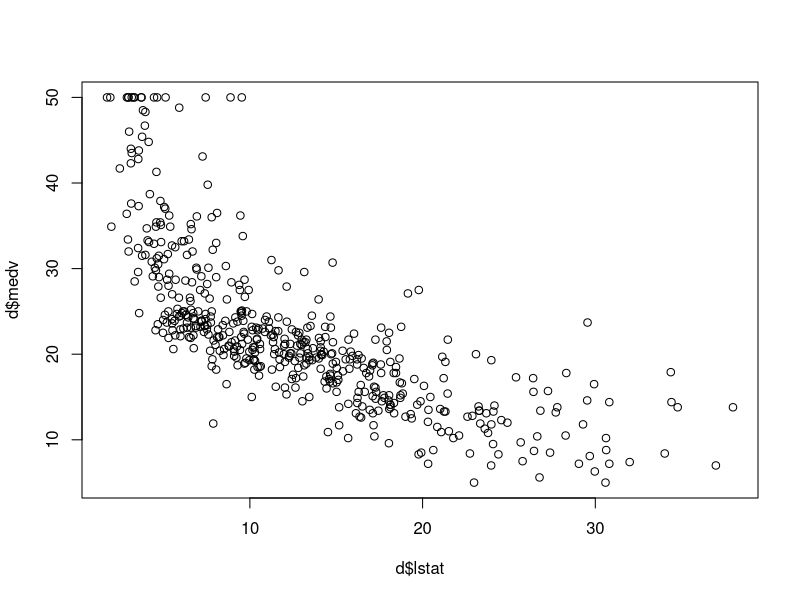
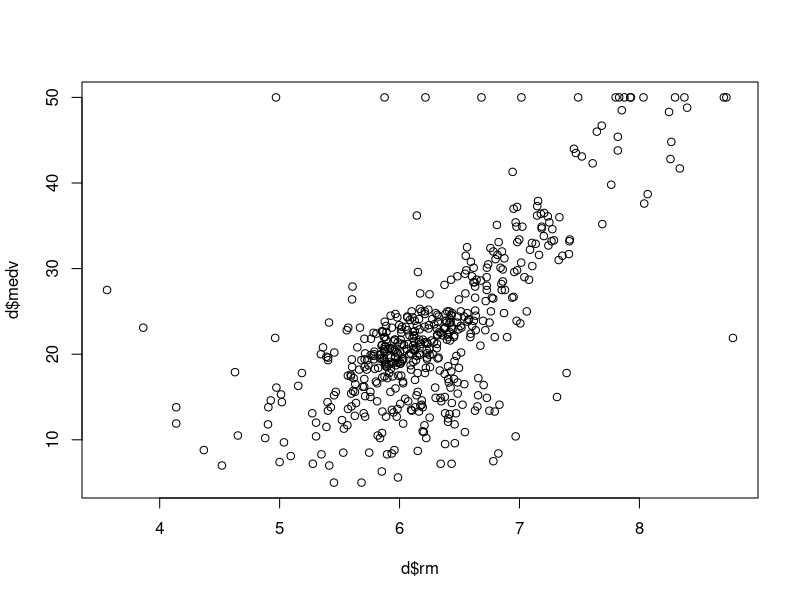

Generate these figures, in order, with R:
# explore imputation options within CARET
# preProcess function, K-NN or bagged trees

library(caret)
library(MASS)
library(dplyr)
library(RANN)

set.seed(seed=45226)

d <- MASS::Boston #predict MEDV from 13 factors

d$index <- seq(from=1, to=nrow(d), by=1)

str(d) #CHAS and RAD are categorical, others continuous

c <- cor(x=d[1:13], y=d[14], method="spearman") #LSTAT, RM seem most correlated with MEDV
                                                #CHAS, BLACK least correlated
plot(x=d$lstat, y=d$medv)
plot(x=d$rm, y=d$medv)

#randomly pick ~10% of CHAS to be missing
d$chas2 <- d$chas

s <- sample(x=d$index, size=51, replace=F)
d$chas2 <- if_else(d$index %in% s, d$chas2*NA, d$chas2)

d2 <- select(d, -chas, -index)

d2PreProc <- caret::preProcess(d2, method="knnImpute")
meanPreProc <- d2PreProc$mean
sdPreProc <- d2PreProc$std

d2_knnImp <- predict(d2PreProc, d2) #scaled and imputed
# TODO: how to call the appropriate SD and Means instead of manual insertion
d2_knnImp$chas2_knnImp <- round((d2_knnImp$chas2 * 0.2559832) + 0.07032967)

d$chasImp <- d2_knnImp$chas2_knnImp
d$check <- d$chas - d$chasImp #incorrect 3/51 = 6%
